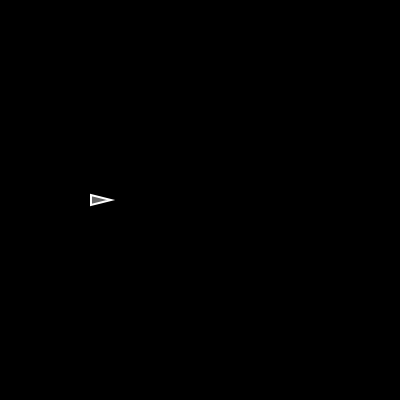
Frame 1 (no input)
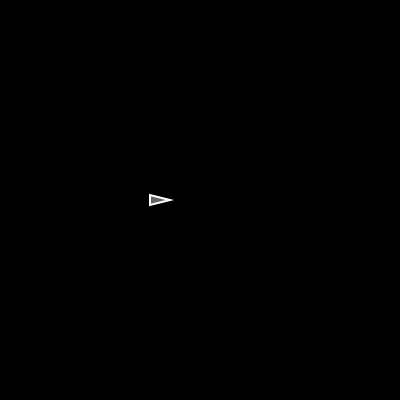
Frame 60 (no input)
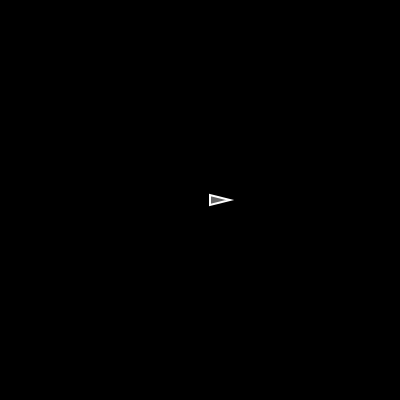
Frame 120 (the mouse pressed at the canvas centre since frame 60)

The p5.js sketch that drew these frames (run headless with seeded random() and noise() and a simulated clock; from frame 60 on, the mouse is pressed at the canvas centre):

// p5.js sketch
// ── sketch.js
let mover;

function setup() {
  createCanvas(400, 400);
  mover = new Mover(100, 200, 1);
}

function draw() {
  background(0);
  
  if (keyIsDown(LEFT_ARROW)) {
    mover.angle -= 0.03;
  } else if (keyIsDown(RIGHT_ARROW)) {
    mover.angle += 0.03;
  }
  
  mover.step();
  mover.draw();
}
// ── mover.js
class Mover {
  constructor(x, y, mass) {
    this.pos = createVector(x, y);
    this.vel = createVector(0, 0);
    this.acc = createVector(0, 0);
    this.mass = mass;
    this.r = sqrt(this.mass) * 10;
    this.angle = 0;
  }
  
  step() {
    this.vel = p5.Vector.fromAngle(this.angle);
    this.pos.add(this.vel);
    this.acc.set(0, 0);
  }
  
  draw() {
    stroke(255);
    strokeWeight(2);
    fill(255, 100);
    push();
    translate(this.pos.x, this.pos.y);
    this.angle = this.vel.heading();
    rotate(this.angle);
    triangle(-this.r, -this.r / 2, -this.r, this.r / 2, this.r, 0);
    pop();
  }
}
